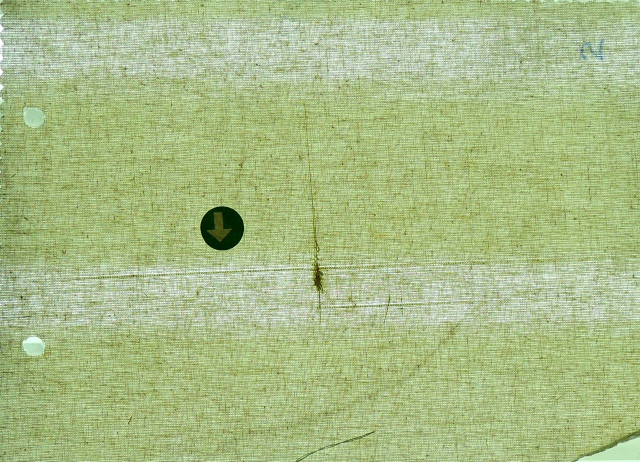
#> input picture old pics/1.jpeg, 1280 x 923 px, given in place of 1.jpg, which was not available (shown at 1/2 size)
$ python 1.py
#> lines starting #> are read from the running program, lines starting #| are printed output that depends on the picture; pictures that were not available may be replaced by others from this repository, and a replacement may not be noted
import cv2
import numpy as np

img = cv2.imread('1.jpg')
#> img is the input picture: shape (923, 1280, 3); mean B, G, R 134.4, 188.4, 168.9

# Making matrix for Erosion, dilation and morphing
kernel = np.ones((3, 3), np.uint8)
kernel1 = np.ones((2, 2), np.uint8)

# [15 lines of commented-out code are left out]

ret, th1 = cv2.threshold(img, 150, 255, cv2.THRESH_BINARY)
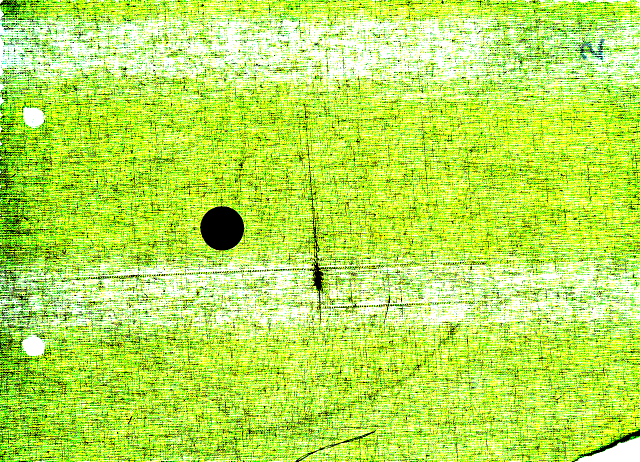
#> th1: shape (923, 1280, 3) (shown at 1/2 size); mean B, G, R 79.6, 230.8, 182.4

# th1 = cv2.erode(th1, kernel, iterations=1)
th1 = cv2.dilate(th1, kernel, iterations=1)
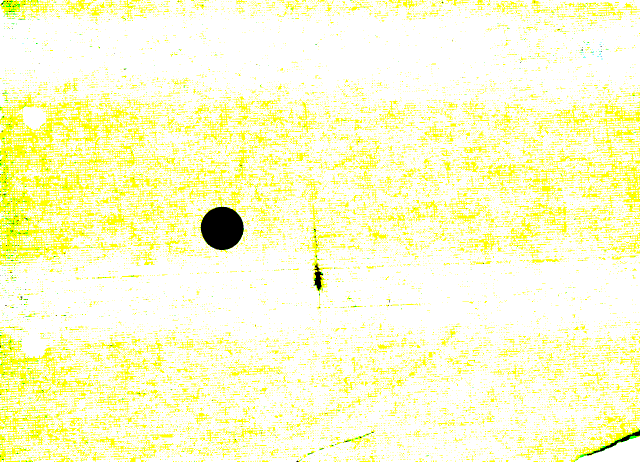
#> th1: shape (923, 1280, 3) (shown at 1/2 size); mean B, G, R 206.5, 253.5, 252.7
th1 = cv2.morphologyEx(th1, cv2.MORPH_CLOSE, kernel1)
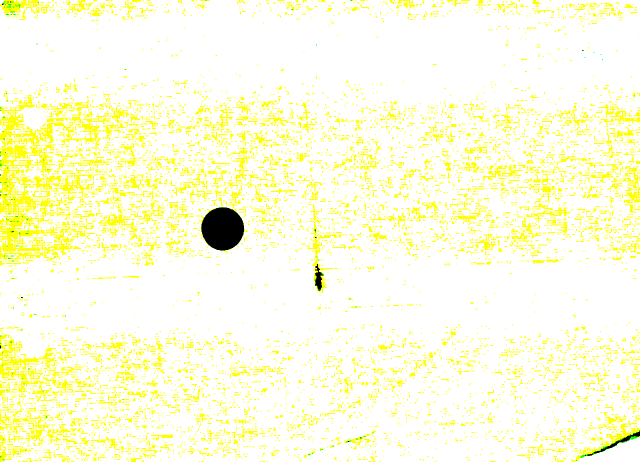
#> th1: shape (923, 1280, 3) (shown at 1/2 size); mean B, G, R 220.7, 253.5, 253.3

#> (the run stopped early here; a loop or call above may not have finished)

$ run again, with old pics/2.jpeg copied over old pics/1.jpeg
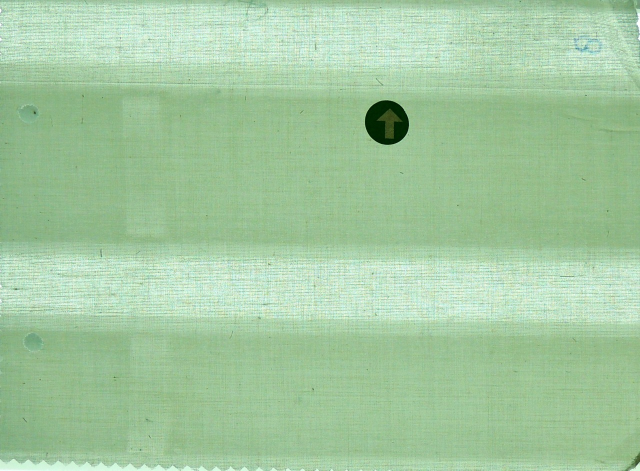
#> input picture old pics/2.jpeg, 1280 x 941 px, given in place of 1.jpg, which was not available (shown at 1/2 size)
#> img is the input picture: shape (941, 1280, 3); mean B, G, R 160.4, 200.9, 163.1
#> `ret, th1 = cv2.threshold(img, 150, 255, cv2.THRESH_BINARY)`:
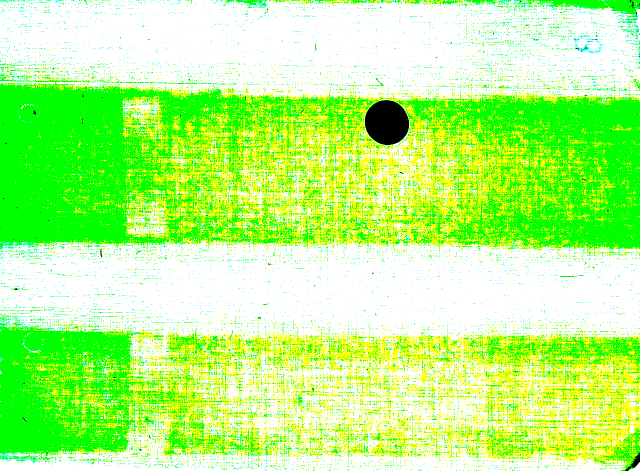
#> th1: shape (941, 1280, 3) (shown at 1/2 size); mean B, G, R 131.6, 253.5, 179.2
#> `th1 = cv2.morphologyEx(th1, cv2.MORPH_CLOSE, kernel1)`:
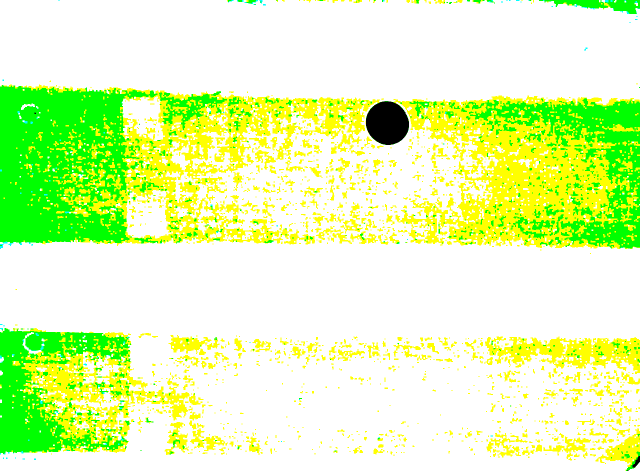
#> th1: shape (941, 1280, 3) (shown at 1/2 size); mean B, G, R 178.1, 253.7, 222.4

$ run again, with old pics/3.jpeg copied over old pics/1.jpeg
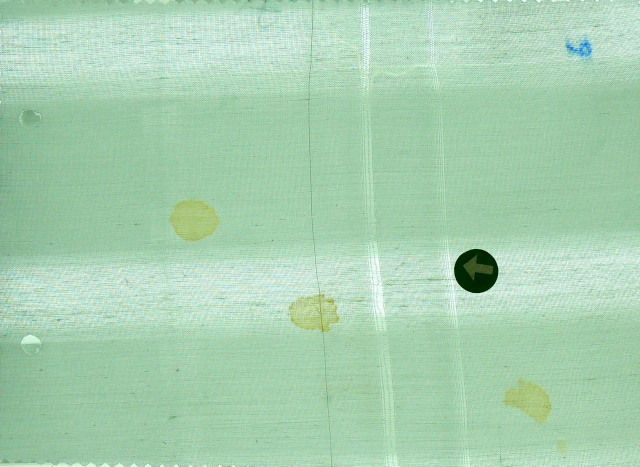
#> input picture old pics/3.jpeg, 1280 x 933 px, given in place of 1.jpg, which was not available (shown at 1/2 size)
#> img is the input picture: shape (933, 1280, 3); mean B, G, R 176.9, 208.1, 167.1
#> `ret, th1 = cv2.threshold(img, 150, 255, cv2.THRESH_BINARY)`:
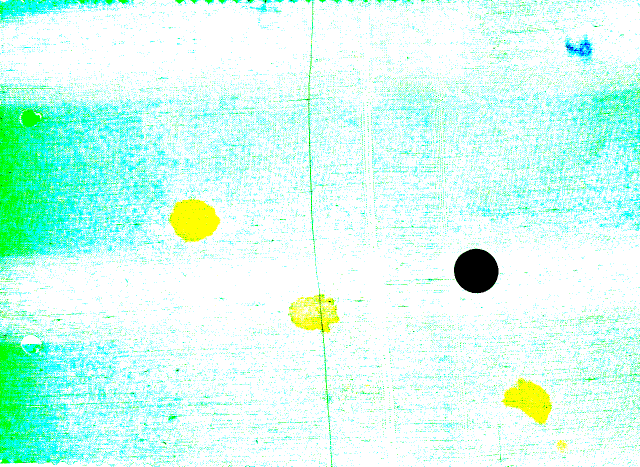
#> th1: shape (933, 1280, 3) (shown at 1/2 size); mean B, G, R 239.4, 253.5, 210
#> `th1 = cv2.morphologyEx(th1, cv2.MORPH_CLOSE, kernel1)`:
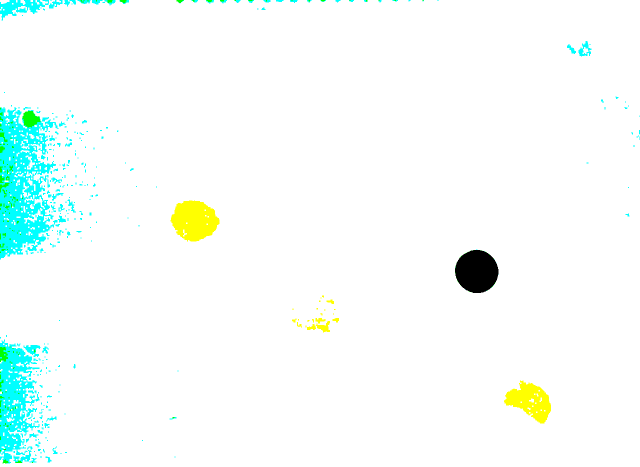
#> th1: shape (933, 1280, 3) (shown at 1/2 size); mean B, G, R 250.7, 253.8, 245

$ run again, with old pics/4.jpeg copied over old pics/1.jpeg
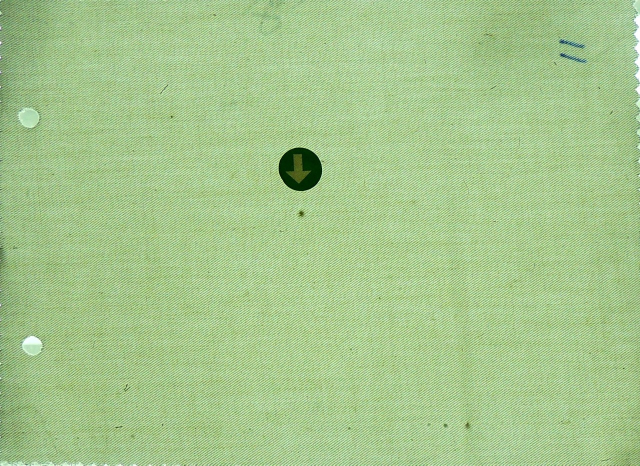
#> input picture old pics/4.jpeg, 1280 x 931 px, given in place of 1.jpg, which was not available (shown at 1/2 size)
#> img is the input picture: shape (931, 1280, 3); mean B, G, R 141, 198.4, 165.6
#> `ret, th1 = cv2.threshold(img, 150, 255, cv2.THRESH_BINARY)`:
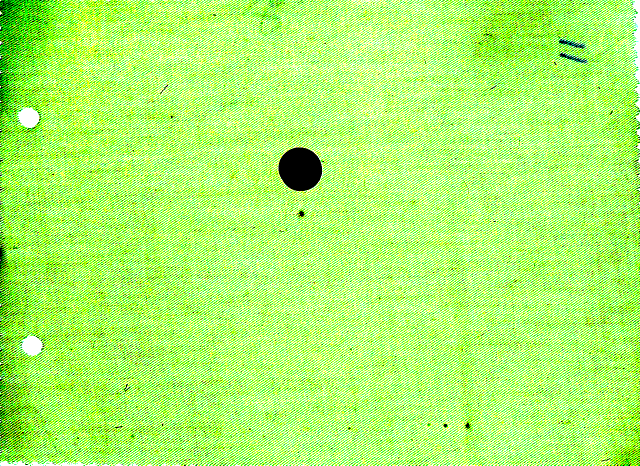
#> th1: shape (931, 1280, 3) (shown at 1/2 size); mean B, G, R 104.5, 247.6, 173.2
#> `th1 = cv2.morphologyEx(th1, cv2.MORPH_CLOSE, kernel1)`:
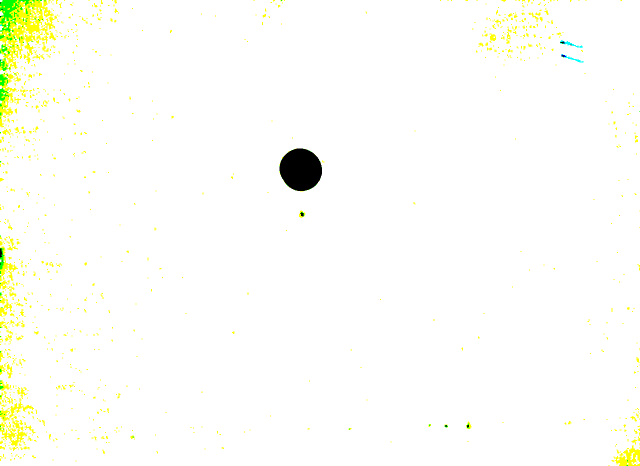
#> th1: shape (931, 1280, 3) (shown at 1/2 size); mean B, G, R 248.1, 253.8, 253
